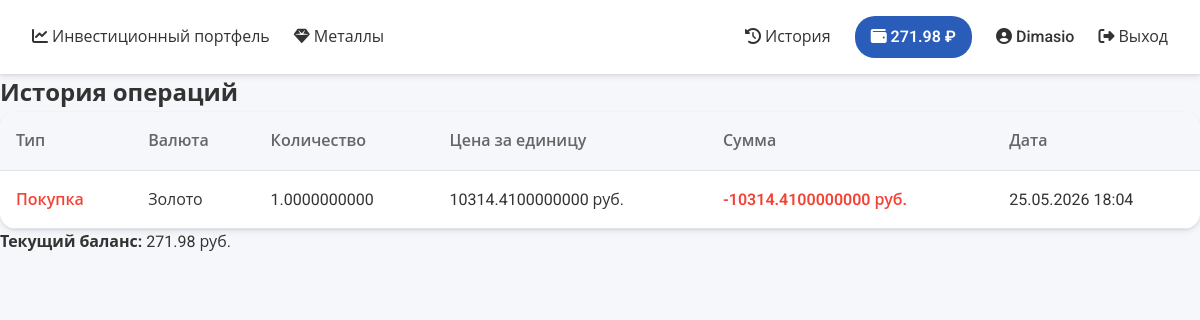
/history (signed in), run on the app's committed database.
### MainApp/models.py (models this page shows)
class Profile(models.Model):
    user = models.OneToOneField(User, on_delete=models.CASCADE)
    balance = models.DecimalField(max_digits=10, decimal_places=2, default=0.00)

class Transaction(models.Model):
    TRANSACTION_TYPES = [
        ('buy', 'Покупка'),
        ('sell', 'Продажа'),
    ]
    user = models.ForeignKey(settings.AUTH_USER_MODEL, models.CASCADE)
    moneyid = models.CharField(max_length=100)
    money = models.CharField(max_length=200)
    count = models.DecimalField(max_digits=20, decimal_places=10, validators=[validators.MinValueValidator(0.01)], default=1)
    price = models.DecimalField(max_digits=30, decimal_places=10)
    endprice = models.DecimalField(max_digits=30, decimal_places=10)
    transaction_type = models.CharField(max_length=4, choices=TRANSACTION_TYPES)
    created_at = models.DateTimeField(auto_now_add=True)

### MainApp/modules/profile.py (the view)
# urls.py: path('history', profile.History, name='history'),
@login_required(login_url="login/")
def History(request):
    transactions = Transaction.objects.filter(user=request.user).order_by('-created_at')
    profile, _ = Profile.objects.get_or_create(user=request.user)
    return render(request, 'htmls/history.html', {
        'hist': transactions,
        'balance': profile.balance
    })

### MainApp/templates/htmls/history.html
{% extends 'htmls/main.html' %}
{% block content %}
<h2>История операций</h2>
<table class="table">
    <thead>
        <tr>
            <th>Тип</th>
            <th>Валюта</th>
            <th>Количество</th>
            <th>Цена за единицу</th>
            <th>Сумма</th>
            <th>Дата</th>
        </tr>
    </thead>
    <tbody>
        {% for item in hist %}
        <tr>
            <td>
                {% if item.transaction_type == 'buy' %}
                    <span class="text-danger">Покупка</span>
                {% else %}
                    <span class="text-success">Продажа</span>
                {% endif %}
            </td>
            <td>{{ item.money }}</td>
            <td>{{ item.count }}</td>
            <td>{{ item.price }} руб.</td>
            <td>
                {% if item.transaction_type == 'buy' %}
                    <span class="text-danger">-{{ item.endprice }} руб.</span>
                {% else %}
                    <span class="text-success">+{{ item.endprice }} руб.</span>
                {% endif %}
            </td>
            <td>{{ item.created_at|date:"d.m.Y H:i" }}</td>
        </tr>
        {% empty %}
        <tr><td colspan="6">Операций пока нет</td></tr>
        {% endfor %}
    </tbody>
</table>
<p><strong>Текущий баланс:</strong> {{ balance }} руб.</p>
{% endblock %}

### MainApp/templates/htmls/main.html (shortened to what this page needs)
<!DOCTYPE html>
<html lang="ru">
<head>
    {% load static %}
    <link rel="stylesheet" href="{% static 'css/main.css' %}">
    <link rel="stylesheet" href="https://cdnjs.cloudflare.com/ajax/libs/font-awesome/6.4.0/css/all.min.css">
</head>
<header>
    <div>
        <a href="{% url 'home' %}"><i class="fas fa-chart-line"></i> Инвестиционный портфель</a>
        <a href="{% url 'metals' %}"><i class="fas fa-gem"></i> Металлы</a>
    </div>
    <div>
        <a href="{% url 'history' %}"><i class="fas fa-history"></i> История</a>
        {% if user.is_authenticated %}
        <a href="{% url 'balance' %}"><i class="fas fa-wallet"></i> {{ balance|floatformat:2 }} ₽</a>
        <a href="{% url 'profile' %}"><i class="fas fa-user-circle"></i> {{ user.username }}</a>
        <a href="{% url 'logout' %}"><i class="fas fa-sign-out-alt"></i> Выход</a>
        {% else %}
        <a href="{% url 'signup' %}"><i class="fas fa-user-plus"></i> Регистрация</a>
        <a href="{% url 'login' %}"><i class="fas fa-sign-in-alt"></i> Вход</a>
        {% endif %}
    </div>
</header>
<body>
    <main>
        {% block content %}{% endblock %}
    </main>
</body>
</html>

### MainApp/static/css/main.css (style rules this page uses)
:root { --bg-primary: #F5F7FA; --bg-secondary: #FFFFFF; --accent: #2A5CBA; --accent-hover: #1e4a9e; --success: #4CAF50; --danger: #F44336; --text-primary: #333333; --text-secondary: #666666; --border: #E0E4E8; --shadow: 0 4px 6px rgba(0, 0, 0, 0.05), 0 1px 3px rgba(0, 0, 0, 0.1); --shadow-hover: 0 10px 15px -3px rgba(0, 0, 0, 0.1); }
* { margin: 0; padding: 0; box-sizing: border-box; }
body { font-family: 'Roboto', 'Open Sans', sans-serif; background-color: var(--bg-primary); color: var(--text-primary); line-height: 1.6; }
header { background: var(--bg-secondary); box-shadow: var(--shadow); padding: 1rem 2rem; display: flex; justify-content: space-between; align-items: center; position: sticky; top: 0; z-index: 100; }
header div { display: flex; gap: 1.5rem; align-items: center; }
header a { text-decoration: none; color: var(--text-primary); font-weight: 500; transition: color 0.2s ease; }
header a[href*="balance"] { background: var(--accent); color: white; padding: 0.5rem 1rem; border-radius: 20px; font-weight: 600; }
.table { width: 100%; background: var(--bg-secondary); border-radius: 16px; overflow: hidden; box-shadow: var(--shadow); border-collapse: collapse; }
.table thead { background: var(--bg-primary); }
.table th, .table td { padding: 1rem; text-align: left; border-bottom: 1px solid var(--border); }
.table th { font-weight: 600; color: var(--text-secondary); }
.text-danger { color: var(--danger); font-weight: 600; }

### data on the page
Profile: balance "271.98"
Transaction: transaction_type "Покупка", money "Золото", count "1.0000000000", price "10314.4100000000", endprice "10314.4100000000", created_at "25.05.2026 18:04"

### other printed values
{{ user.username }} "Dimasio"
